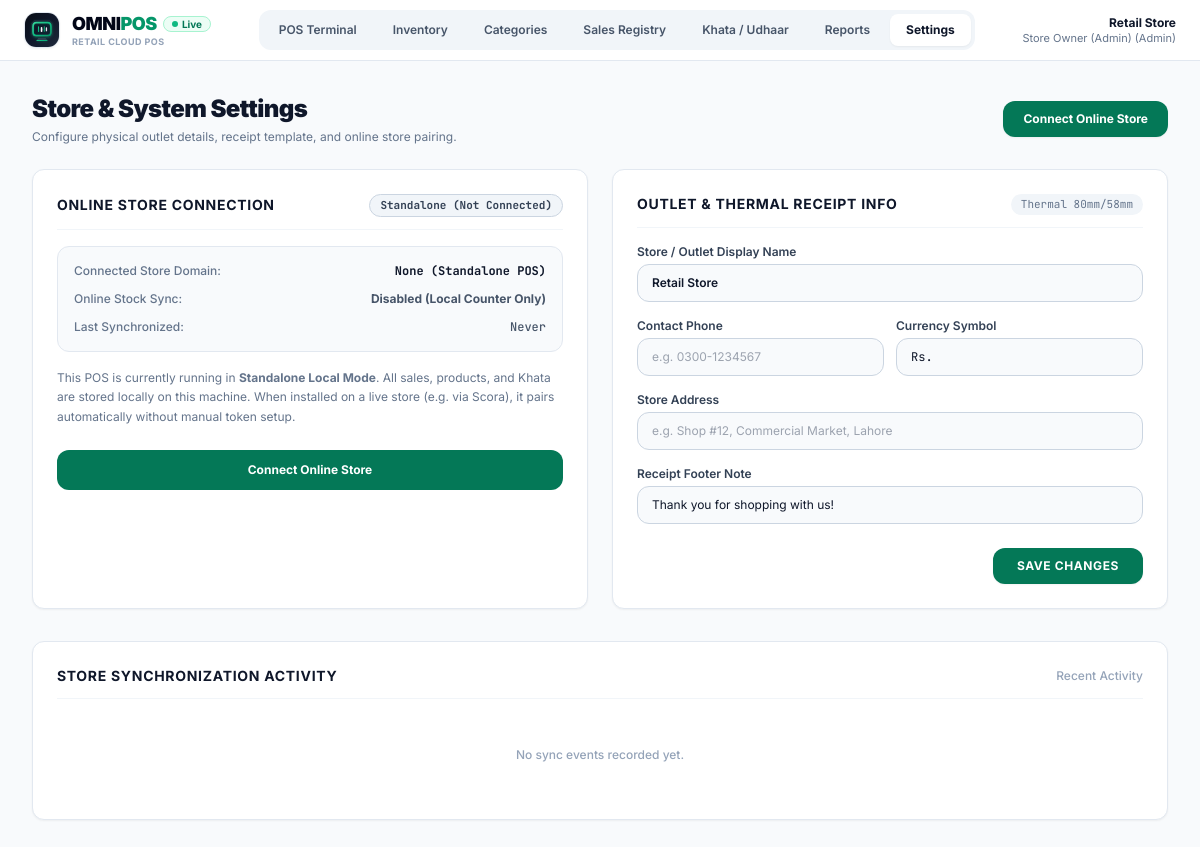
The page /settings.php on the database its author committed.
### tables this page shows
CREATE TABLE IF NOT EXISTS `settings` (
    `id` INT AUTO_INCREMENT PRIMARY KEY,
    `key` VARCHAR(100) NOT NULL UNIQUE,
    `value` TEXT NULL,
    `updated_at` TIMESTAMP DEFAULT CURRENT_TIMESTAMP ON UPDATE CURRENT_TIMESTAMP
);

CREATE TABLE IF NOT EXISTS `users` (
    `id` INT AUTO_INCREMENT PRIMARY KEY,
    `name` VARCHAR(100) NOT NULL,
    `username` VARCHAR(50) NOT NULL UNIQUE,
    `password` VARCHAR(255) NOT NULL,
    `role` ENUM('admin', 'cashier') DEFAULT 'cashier',
    `created_at` TIMESTAMP DEFAULT CURRENT_TIMESTAMP
);

### config/database.php (called while the page is built, shortened)
<?php
function getDBConnection($includeDb = true) {
    try {
        $dsn = "mysql:host=" . DB_HOST . ";port=" . DB_PORT . ";charset=utf8mb4";
        if ($includeDb) {
            $dsn .= ";dbname=" . DB_NAME;
        }
        $pdo = new PDO($dsn, DB_USER, DB_PASS, [
            PDO::ATTR_ERRMODE            => PDO::ERRMODE_EXCEPTION,
            PDO::ATTR_DEFAULT_FETCH_MODE => PDO::FETCH_ASSOC,
            PDO::ATTR_EMULATE_PREPARES   => false,
        ]);
        return $pdo;
    } catch (PDOException $e) {
        if (!$includeDb) {
            die("Database server connection failed: " . $e->getMessage());
        }
        return false;
    }
}
$pdo = getDBConnection(true);
function getSetting($key, $default = '') {
    global $pdo;
    try {
        $stmt = $pdo->prepare("SELECT `value` FROM settings WHERE `key` = ? LIMIT 1");
        $stmt->execute([$key]);
        $row = $stmt->fetch();
        return $row ? $row['value'] : $default;
    } catch (Exception $e) {
        return $default;
    }
}

### includes/auth.php (called while the page is built, shortened)
<?php
require_once __DIR__ . '/../config/database.php';
if (!isset($_SESSION['user_id'])) {
    if ($pdo) {
        try {
            $stmt = $pdo->query("SELECT * FROM users WHERE username = 'admin' LIMIT 1");
        } catch (Exception $e) {}
    }
}
function currentUser() {
    return [
        'id'   => $_SESSION['user_id'] ?? 1,
        'name' => $_SESSION['user_name'] ?? 'Admin User',
        'role' => $_SESSION['user_role'] ?? 'admin'
    ];
}

### settings.php (the view, shortened to what this page needs)
<?php
require_once __DIR__ . '/config/database.php';
require_once __DIR__ . '/includes/header.php';
$storeName   = getSetting('store_name', 'Retail Store');
$storePhone  = getSetting('store_phone', '');
$storeAddress= getSetting('store_address', '');
$receiptFoot = getSetting('receipt_footer', 'Thank you for shopping with us!');
$currency    = getSetting('currency_symbol', 'Rs.');
$cloudDomain = getSetting('cloud_store_domain', '');
$lastSync    = getSetting('cloud_last_sync', '');
$isConnected = !empty($cloudDomain);
$logs = [];
try {
    $stmt = $pdo->query("SELECT * FROM sync_logs ORDER BY id DESC LIMIT 15");
    $logs = $stmt->fetchAll();
} catch (Exception $e) {}
?>
<div class="flex-1 p-8 w-full overflow-y-auto bg-slate-50">
    <div class="flex flex-col sm:flex-row sm:items-center justify-between gap-4 mb-6">
        <div>
            <h1 class="text-2xl font-black text-slate-900 tracking-tight">Store & System Settings</h1>
            <p class="text-xs text-slate-500 mt-1">Configure physical outlet details, receipt template, and online store pairing.</p>
        </div>
        <div class="flex items-center gap-2">
            <?php if ($isConnected): ?>
                <button type="button" onclick="triggerAutoSync()" id="btn-auto-sync" class="px-5 py-2.5 rounded-xl bg-emerald-700 hover:bg-emerald-800 text-white text-xs font-bold transition shadow-sm">
                    Re-Sync Store Catalog
                </button>
                <button type="button" onclick="openConnectModal()" class="px-4 py-2.5 rounded-xl bg-white hover:bg-slate-50 text-slate-700 border border-slate-300 text-xs font-bold transition shadow-sm">
                    Switch Store
                </button>
            <?php else: ?>
                <button type="button" onclick="openConnectModal()" class="px-5 py-2.5 rounded-xl bg-emerald-700 hover:bg-emerald-800 text-white text-xs font-bold transition shadow-sm">
                    Connect Online Store
                </button>
            <?php endif; ?>
        </div>
    </div>
    <div class="grid grid-cols-1 lg:grid-cols-2 gap-6 mb-8">
        <div class="p-6 rounded-xl bg-white border border-slate-200 shadow-sm space-y-4">
            <div class="flex items-center justify-between pb-3 border-b border-slate-100">
                <h2 class="font-bold text-sm text-slate-900 uppercase tracking-wider">Online Store Connection</h2>
                <?php if ($isConnected): ?>
                    <span class="px-2.5 py-0.5 rounded-full text-[11px] font-bold font-mono bg-emerald-50 text-emerald-700 border border-emerald-200">
                        Connected ✓
                    </span>
                <?php else: ?>
                    <span class="px-2.5 py-0.5 rounded-full text-[11px] font-bold font-mono bg-slate-100 text-slate-700 border border-slate-300">
                        Standalone (Not Connected)
                    </span>
                <?php endif; ?>
            </div>
            <div class="p-4 rounded-xl bg-slate-50 border border-slate-200 space-y-3">
                <div class="flex items-center justify-between text-xs">
                    <span class="text-slate-500 font-medium">Connected Store Domain:</span>
                    <span class="font-bold font-mono text-slate-900"><?php echo $isConnected ? htmlspecialchars($cloudDomain) : 'None (Standalone POS)'; ?></span>
                </div>
                <div class="flex items-center justify-between text-xs">
                    <span class="text-slate-500 font-medium">Online Stock Sync:</span>
                    <span class="font-bold <?php echo $isConnected ? 'text-emerald-700' : 'text-slate-600'; ?>">
                        <?php echo $isConnected ? 'Active (Real-Time)' : 'Disabled (Local Counter Only)'; ?>
                    </span>
                </div>
                <div class="flex items-center justify-between text-xs">
                    <span class="text-slate-500 font-medium">Last Synchronized:</span>
                    <span class="font-mono text-slate-600 font-medium"><?php echo $isConnected && !empty($lastSync) ? htmlspecialchars($lastSync) : 'Never'; ?></span>
                </div>
            </div>
            <p class="text-xs text-slate-500 leading-relaxed">
                <?php if ($isConnected): ?>
                    Your POS is synchronized with <strong class="text-slate-700"><?php echo htmlspecialchars($cloudDomain); ?></strong>. Any sales made on this counter adjust inventory levels in real-time.
                <?php else: ?>
                    This POS is currently running in <strong>Standalone Local Mode</strong>. All sales, products, and Khata are stored locally on this machine. When installed on a live store (e.g. via Scora), it pairs automatically without manual token setup.
                <?php endif; ?>
            </p>
            <div class="pt-2">
                <?php if ($isConnected): ?>
                    <button type="button" onclick="triggerAutoSync()" class="w-full py-3 rounded-xl bg-slate-900 hover:bg-slate-800 text-white font-bold text-xs transition">
                        Sync Store Catalog Now
                    </button>
                <?php else: ?>
                    <button type="button" onclick="openConnectModal()" class="w-full py-3 rounded-xl bg-emerald-700 hover:bg-emerald-800 text-white font-bold text-xs transition">
                        Connect Online Store
                    </button>
                <?php endif; ?>
            </div>
        </div>
        <form method="POST" class="p-6 rounded-xl bg-white border border-slate-200 shadow-sm space-y-4">
            <div class="flex items-center justify-between pb-3 border-b border-slate-100">
                <h2 class="font-bold text-sm text-slate-900 uppercase tracking-wider">Outlet & Thermal Receipt Info</h2>
                <span class="text-[11px] font-mono text-slate-500 bg-slate-100 px-2.5 py-0.5 rounded-full">Thermal 80mm/58mm</span>
            </div>
            <div>
                <label class="block text-xs font-semibold text-slate-700 mb-1">Store / Outlet Display Name</label>
                <input
                    type="text"
                    name="store_name"
                    value="<?php echo htmlspecialchars($storeName); ?>"
                    placeholder="e.g. My Retail Outlet"
                    required
                    class="w-full px-3.5 py-2.5 rounded-xl bg-slate-50 border border-slate-300 text-slate-900 text-xs font-semibold focus:outline-none focus:border-emerald-600"
                >
            </div>
            <div class="grid grid-cols-2 gap-3">
                <div>
                    <label class="block text-xs font-semibold text-slate-700 mb-1">Contact Phone</label>
                    <input
                        type="text"
                        name="store_phone"
                        value="<?php echo htmlspecialchars($storePhone); ?>"
                        placeholder="e.g. 0300-1234567"
                        class="w-full px-3.5 py-2.5 rounded-xl bg-slate-50 border border-slate-300 text-slate-900 text-xs focus:outline-none focus:border-emerald-600"
                    >
                </div>
                <div>
                    <label class="block text-xs font-semibold text-slate-700 mb-1">Currency Symbol</label>
                    <input
                        type="text"
                        name="currency_symbol"
                        value="<?php echo htmlspecialchars($currency); ?>"
                        placeholder="Rs."
                        class="w-full px-3.5 py-2.5 rounded-xl bg-slate-50 border border-slate-300 text-slate-900 text-xs font-mono focus:outline-none focus:border-emerald-600"
                    >
                </div>
            </div>
            <div>
                <label class="block text-xs font-semibold text-slate-700 mb-1">Store Address</label>
                <input
                    type="text"
                    name="store_address"
                    value="<?php echo htmlspecialchars($storeAddress); ?>"
                    placeholder="e.g. Shop #12, Commercial Market, Lahore"
                    class="w-full px-3.5 py-2.5 rounded-xl bg-slate-50 border border-slate-300 text-slate-900 text-xs focus:outline-none focus:border-emerald-600"
                >
            </div>
            <div>
                <label class="block text-xs font-semibold text-slate-700 mb-1">Receipt Footer Note</label>
                <input
                    type="text"
                    name="receipt_footer"
                    value="<?php echo htmlspecialchars($receiptFoot); ?>"
                    placeholder="Thank you for shopping with us! No return without receipt."
                    class="w-full px-3.5 py-2.5 rounded-xl bg-slate-50 border border-slate-300 text-slate-900 text-xs focus:outline-none focus:border-emerald-600"
                >
            </div>
            <div class="pt-2 flex justify-end">
                <button type="submit" name="save_settings" value="1" class="py-2.5 px-6 rounded-xl bg-emerald-700 hover:bg-emerald-800 text-white font-bold text-xs uppercase tracking-wider transition shadow-sm">
                    Save Changes
                </button>
            </div>
        </form>
    </div>
    <div class="p-6 rounded-xl bg-white border border-slate-200 shadow-sm">
        <div class="flex items-center justify-between pb-3 border-b border-slate-100 mb-4">
            <h2 class="font-bold text-sm text-slate-900 uppercase tracking-wider">Store Synchronization Activity</h2>
            <span class="text-xs text-slate-400 font-medium">Recent Activity</span>
        </div>
        <?php if (empty($logs)): ?>
            <p class="py-8 text-center text-slate-400 text-xs font-medium">No sync events recorded yet.</p>
        <?php endif; ?>
    </div>
</div>
<?php require_once __DIR__ . '/includes/footer.php'; ?>

### includes/header.php (shortened to what this page needs)
<?php
require_once __DIR__ . '/auth.php';
require_once __DIR__ . '/../config/database.php';
$storeName   = getSetting('store_name', 'Omni Retail Mart');
$user        = currentUser();
$currentPage = basename($_SERVER['PHP_SELF']);
?>
<!DOCTYPE html>
<html lang="en">
<head>
    <script src="https://cdn.tailwindcss.com"></script>
    <link rel="stylesheet" href="assets/css/pos.css">
</head>
<body class="bg-slate-50 text-slate-900 font-sans min-h-screen flex flex-col antialiased">
    <header class="bg-white border-b border-slate-200 sticky top-0 z-40">
        <div class="px-6 py-2.5 flex items-center justify-between gap-4 w-full">
            <div class="flex items-center gap-3 shrink-0">
                <a href="index.php" class="flex items-center gap-3 group">
                    <img src="assets/images/icon.svg" alt="OmniPOS Icon" class="w-9 h-9 rounded-xl shadow-sm border border-slate-200 group-hover:scale-105 transition shrink-0">
                    <div>
                        <div class="flex items-center gap-1.5">
                            <span class="font-black text-slate-950 text-lg tracking-tight leading-none">OMNI<span class="text-emerald-600">POS</span></span>
                            <span class="inline-flex items-center gap-1 px-2 py-0.5 rounded-full text-[10px] font-bold bg-emerald-50 text-emerald-700 border border-emerald-200 leading-none">
                                <span class="w-1.5 h-1.5 rounded-full bg-emerald-500"></span> Live
                            </span>
                        </div>
                        <div class="text-[9px] font-bold uppercase tracking-wider text-slate-400 mt-1 leading-none">Retail Cloud POS</div>
                    </div>
                </a>
            </div>
            <nav class="hidden md:flex items-center gap-1 bg-slate-100 p-1 rounded-xl text-xs font-semibold">
                <a href="index.php" class="px-4 py-2 rounded-lg transition <?php echo $currentPage === 'index.php' ? 'bg-white text-slate-900 shadow-sm font-bold' : 'text-slate-600 hover:text-slate-900'; ?>">
                    POS Terminal
                </a>
                <a href="products.php" class="px-4 py-2 rounded-lg transition <?php echo $currentPage === 'products.php' ? 'bg-white text-slate-900 shadow-sm font-bold' : 'text-slate-600 hover:text-slate-900'; ?>">
                    Inventory
                </a>
                <a href="categories.php" class="px-4 py-2 rounded-lg transition <?php echo $currentPage === 'categories.php' ? 'bg-white text-slate-900 shadow-sm font-bold' : 'text-slate-600 hover:text-slate-900'; ?>">
                    Categories
                </a>
                <a href="sales.php" class="px-4 py-2 rounded-lg transition <?php echo $currentPage === 'sales.php' ? 'bg-white text-slate-900 shadow-sm font-bold' : 'text-slate-600 hover:text-slate-900'; ?>">
                    Sales Registry
                </a>
                <a href="customers.php" class="px-4 py-2 rounded-lg transition <?php echo $currentPage === 'customers.php' ? 'bg-white text-slate-900 shadow-sm font-bold' : 'text-slate-600 hover:text-slate-900'; ?>">
                    Khata / Udhaar
                </a>
                <a href="dashboard.php" class="px-4 py-2 rounded-lg transition <?php echo $currentPage === 'dashboard.php' ? 'bg-white text-slate-900 shadow-sm font-bold' : 'text-slate-600 hover:text-slate-900'; ?>">
                    Reports
                </a>
                <a href="settings.php" class="px-4 py-2 rounded-lg transition <?php echo $currentPage === 'settings.php' ? 'bg-white text-slate-900 shadow-sm font-bold' : 'text-slate-600 hover:text-slate-900'; ?>">
                    Settings
                </a>
            </nav>
            <div class="flex items-center gap-3">
                <div class="text-right text-xs">
                    <div class="font-bold text-slate-900 leading-tight"><?php echo htmlspecialchars($storeName); ?></div>
                    <div class="text-[11px] text-slate-500 capitalize"><?php echo htmlspecialchars($user['name']); ?> (<?php echo htmlspecialchars($user['role']); ?>)</div>
                </div>
            </div>
        </div>
    </header>
    <main class="flex-1 flex flex-col w-full">

### assets/css/pos.css (style rules this page uses)
:root { --bg-page: #f8fafc; --bg-surface: #ffffff; --border-color: #e2e8f0; --text-primary: #0f172a; --text-secondary: #475569; --text-muted: #94a3b8; --brand-primary: #059669; --brand-hover: #047857; --brand-light: #ecfdf5; }
body { background-color: var(--bg-page); color: var(--text-primary); font-feature-settings: "cv02", "cv03", "cv04", "cv11"; }

### rows shown on the page
settings: value "Retail Store", store_name "Retail Store"
users: name "Store Owner (Admin)", role "Admin"
settings: currency_symbol "Rs."
settings: receipt_footer "Thank you for shopping with us!"
